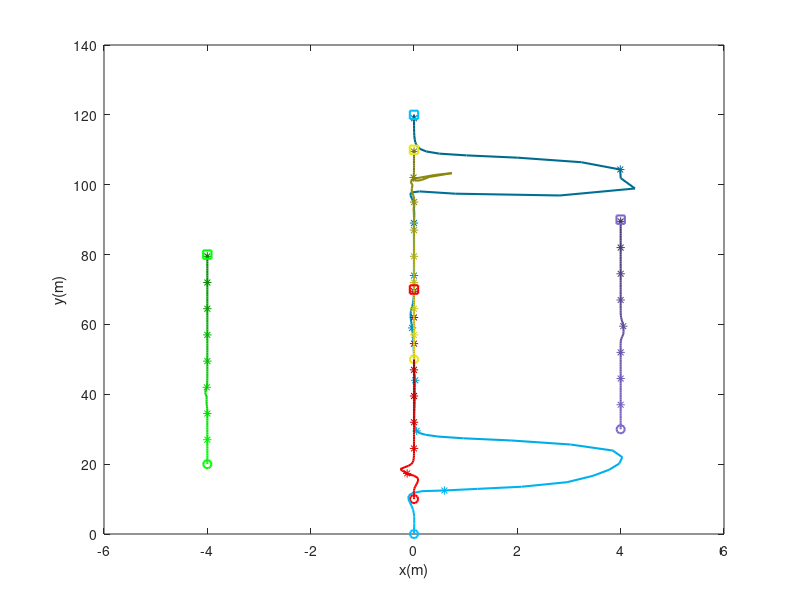
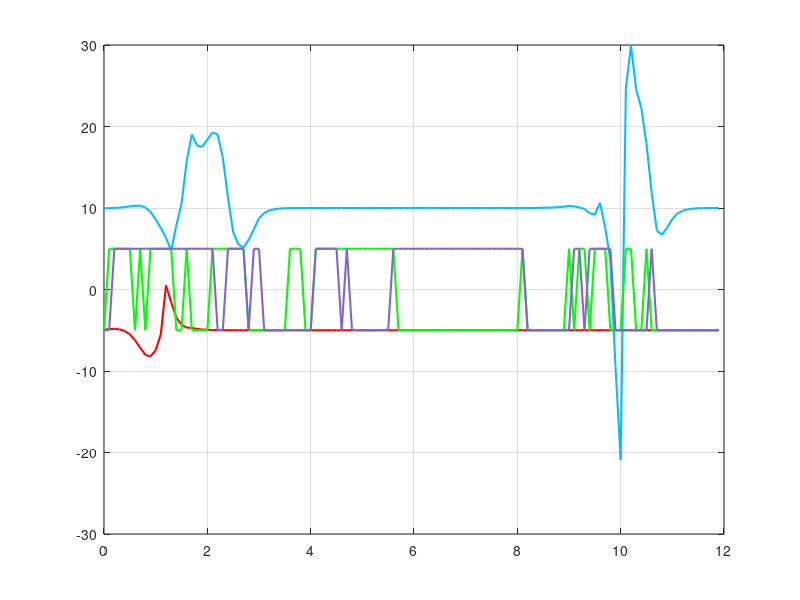

MATLAB code to generate these figures, in order: (Note: this script raises an error after producing the figures.)
clear;
close all;

color = [[0 0.75 1];[1 0 0];[0 1 0];[0.5 0.4 0.8];[0.9 0.9 0.1];[0 0 1];[0 0.75 1];[1 0 0];[0 1 0];[0.5 0.4 0.8];[0.9 0.9 0.1];[0 0 1]];

%% 
load('CFS_DMPC_Traj.mat');
% Plot traj
[horizon, dim_num_veh] = size(traj_log);
dim = 2;
num_veh = dim_num_veh/2;

figure(1)
% subplot(2,1,1)
for i=0:num_veh-1
    veh_pos = traj_log(1,2*i+1:2*i+2);
    plot(veh_pos(1),veh_pos(2),'o','color',color(i+1,:),'Linewidth',1.5);
    hold on
end

for i=0:num_veh-1
    veh_traj = traj_log(:,2*i+1:2*i+2);
    for j=1:horizon-1
        plot(veh_traj(j:j+1,1),veh_traj(j:j+1,2),'Linewidth',1.5,'color',(1-j/2/horizon)*color(i+1,:));
        if mod(j,15)==0
            plot(veh_traj(j,1),veh_traj(j,2),'*','markersize',6,'color',(1-j/2/horizon)*color(i+1,:));
            hold on;
        end
    hold on
    end
end

for i=0:num_veh-1
    veh_pos = traj_log(horizon,2*i+1:2*i+2);
    plot(veh_pos(1),veh_pos(2),'s','color',color(i+1,:),'Linewidth',1.5);
    hold on
end

xlabel('x(m)');
ylabel('y(m)');
% legend('Vehicle 1','Vehicle 2','Vehicle 3','Vehicle 4');
% axis([-30 30 0 50])



figure(2)
% subplot(2,1,2)
lane_dir = [[0,1] ; [0,-1] ; [1,0] ; [-1,0]];   
T_r = 0.1;
t = 0:T_r:(horizon-2)*T_r;
for i=0:num_veh-1
    vel = [];
    veh_traj = traj_log(:,2*i+1:2*i+2);
    for j=1:horizon-1
        vel_long = veh_traj(j+1,:)-veh_traj(j,:);
        vel_dir = vel_long*lane_dir(i+1,:)';
        sig =  sign(vel_dir);
        vel(j) = sig*norm(veh_traj(j+1,:)-veh_traj(j,:))/T_r;
%         plot(veh_traj(j:j+1,1),veh_traj(j:j+1,2),'Linewidth',1.5,'color',(1-j/2/horizon)*color(i+1,:));
%         if mod(j,5)==0
%             plot(veh_traj(j,1),veh_traj(j,2),'*','markersize',6,'color',(1-j/2/horizon)*color(i+1,:));
%             hold on;
    end
    plot(t,vel,'Linewidth',1.5,'color',color(i+1,:));
%     mean(vel)
    hold on
    grid on
end
xlabel('Time (s)');
ylabel('longitudinal velocity (m/s)');
legend('Vehicle 1','Vehicle 2','Vehicle 3','Vehicle 4');
axis([0 6 -40 20])


length = 0;
dim = 2;
[time_step, num] = size(traj_log);
num_veh = num/dim;

for i = 1:num_veh
    for j = 1:time_step-1
        if norm(traj_log(j+1,i*2-1:i*2))>20
            j
            break;
        end
        length = length+norm(traj_log(j+1,i*2-1:i*2)-traj_log(j,i*2-1:i*2));
    end
end

length/num_veh



